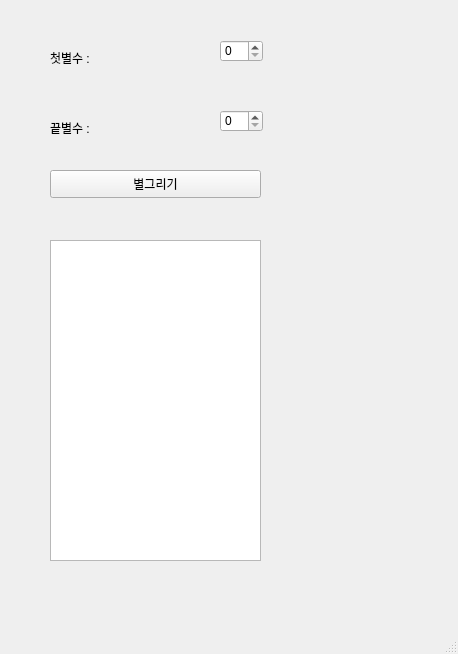
<?xml version="1.0" encoding="UTF-8"?>
<ui version="4.0">
 <class>MainWindow</class>
 <widget class="QMainWindow" name="MainWindow">
  <property name="geometry">
   <rect>
    <x>0</x>
    <y>0</y>
    <width>458</width>
    <height>654</height>
   </rect>
  </property>
  <property name="windowTitle">
   <string>MainWindow</string>
  </property>
  <widget class="QWidget" name="centralwidget">
   <widget class="QLabel" name="lbl_first">
    <property name="geometry">
     <rect>
      <x>50</x>
      <y>50</y>
      <width>64</width>
      <height>15</height>
     </rect>
    </property>
    <property name="text">
     <string>첫별수 :</string>
    </property>
   </widget>
   <widget class="QLabel" name="lbl_last">
    <property name="geometry">
     <rect>
      <x>50</x>
      <y>120</y>
      <width>64</width>
      <height>15</height>
     </rect>
    </property>
    <property name="text">
     <string>끝별수 :</string>
    </property>
   </widget>
   <widget class="QSpinBox" name="sb_first">
    <property name="geometry">
     <rect>
      <x>220</x>
      <y>40</y>
      <width>43</width>
      <height>22</height>
     </rect>
    </property>
   </widget>
   <widget class="QSpinBox" name="sb_last">
    <property name="geometry">
     <rect>
      <x>220</x>
      <y>110</y>
      <width>43</width>
      <height>22</height>
     </rect>
    </property>
   </widget>
   <widget class="QPushButton" name="pb">
    <property name="geometry">
     <rect>
      <x>50</x>
      <y>170</y>
      <width>211</width>
      <height>28</height>
     </rect>
    </property>
    <property name="text">
     <string>별그리기</string>
    </property>
   </widget>
   <widget class="QTextEdit" name="te">
    <property name="geometry">
     <rect>
      <x>50</x>
      <y>240</y>
      <width>211</width>
      <height>321</height>
     </rect>
    </property>
   </widget>
  </widget>
  <widget class="QMenuBar" name="menubar">
   <property name="geometry">
    <rect>
     <x>0</x>
     <y>0</y>
     <width>458</width>
     <height>26</height>
    </rect>
   </property>
  </widget>
  <widget class="QStatusBar" name="statusbar"/>
 </widget>
 <resources/>
 <connections/>
</ui>
